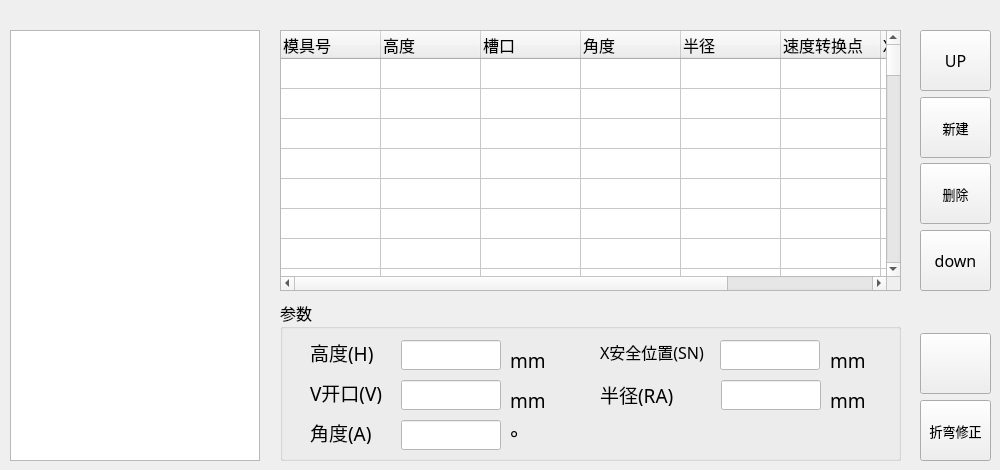
   <widget class="QWidget" name="tab_2">
    <attribute name="icon">
     <iconset resource="A66-appsrc.qrc">
      <normaloff>:/ico/ICO/P1-LOWER.png</normaloff>:/ico/ICO/P1-LOWER.png</iconset>
    </attribute>
    <attribute name="title">
     <string> 下模库     </string>
    </attribute>
    <widget class="QGroupBox" name="groupBox_Up_2">
     <property name="geometry">
      <rect>
       <x>280</x>
       <y>300</y>
       <width>621</width>
       <height>161</height>
      </rect>
     </property>
     <property name="font">
      <font>
       <family>Sans Serif</family>
       <pointsize>12</pointsize>
      </font>
     </property>
     <property name="cursor">
      <cursorShape>ArrowCursor</cursorShape>
     </property>
     <property name="title">
      <string>参数</string>
     </property>
     <widget class="QLabel" name="label_41">
      <property name="geometry">
       <rect>
        <x>230</x>
        <y>50</y>
        <width>41</width>
        <height>21</height>
       </rect>
      </property>
      <property name="font">
       <font>
        <family>Sans Serif</family>
        <pointsize>14</pointsize>
       </font>
      </property>
      <property name="cursor">
       <cursorShape>ArrowCursor</cursorShape>
      </property>
      <property name="text">
       <string>mm</string>
      </property>
      <property name="alignment">
       <set>Qt::AlignLeading|Qt::AlignLeft|Qt::AlignVCenter</set>
      </property>
     </widget>
     <widget class="QLabel" name="label_44">
      <property name="geometry">
       <rect>
        <x>230</x>
        <y>90</y>
        <width>41</width>
        <height>21</height>
       </rect>
      </property>
      <property name="font">
       <font>
        <family>Sans Serif</family>
        <pointsize>14</pointsize>
       </font>
      </property>
      <property name="cursor">
       <cursorShape>ArrowCursor</cursorShape>
      </property>
      <property name="text">
       <string>mm</string>
      </property>
      <property name="alignment">
       <set>Qt::AlignLeading|Qt::AlignLeft|Qt::AlignVCenter</set>
      </property>
     </widget>
     <widget class="QLabel" name="label_45">
      <property name="geometry">
       <rect>
        <x>550</x>
        <y>90</y>
        <width>41</width>
        <height>21</height>
       </rect>
      </property>
      <property name="font">
       <font>
        <family>Sans Serif</family>
        <pointsize>14</pointsize>
       </font>
      </property>
      <property name="cursor">
       <cursorShape>ArrowCursor</cursorShape>
      </property>
      <property name="text">
       <string>mm</string>
      </property>
      <property name="alignment">
       <set>Qt::AlignLeading|Qt::AlignLeft|Qt::AlignVCenter</set>
      </property>
     </widget>
     <widget class="QLabel" name="label_46">
      <property name="geometry">
       <rect>
        <x>550</x>
        <y>50</y>
        <width>41</width>
        <height>21</height>
       </rect>
      </property>
      <property name="font">
       <font>
        <family>Sans Serif</family>
        <pointsize>14</pointsize>
       </font>
      </property>
      <property name="cursor">
       <cursorShape>ArrowCursor</cursorShape>
      </property>
      <property name="text">
       <string>mm</string>
      </property>
      <property name="alignment">
       <set>Qt::AlignLeading|Qt::AlignLeft|Qt::AlignVCenter</set>
      </property>
     </widget>
     <widget class="QLineEdit" name="lineEdit_D_Height">
      <property name="geometry">
       <rect>
        <x>121</x>
        <y>40</y>
        <width>100</width>
        <height>30</height>
       </rect>
      </property>
      <property name="palette">
       <palette>
        <active>
         <colorrole role="Button">
          <brush brushstyle="SolidPattern">
           <color alpha="255">
            <red>255</red>
            <green>255</green>
            <blue>255</blue>
           </color>
          </brush>
         </colorrole>
         <colorrole role="Base">
          <brush brushstyle="SolidPattern">
           <color alpha="255">
            <red>255</red>
            <green>255</green>
            <blue>255</blue>
           </color>
          </brush>
         </colorrole>
         <colorrole role="Window">
          <brush brushstyle="SolidPattern">
           <color alpha="255">
            <red>255</red>
            <green>255</green>
            <blue>255</blue>
           </color>
          </brush>
         </colorrole>
        </active>
        <inactive>
         <colorrole role="Button">
          <brush brushstyle="SolidPattern">
           <color alpha="255">
            <red>255</red>
            <green>255</green>
            <blue>255</blue>
           </color>
          </brush>
         </colorrole>
         <colorrole role="Base">
          <brush brushstyle="SolidPattern">
           <color alpha="255">
            <red>255</red>
            <green>255</green>
            <blue>255</blue>
           </color>
          </brush>
         </colorrole>
         <colorrole role="Window">
          <brush brushstyle="SolidPattern">
           <color alpha="255">
            <red>255</red>
            <green>255</green>
            <blue>255</blue>
           </color>
          </brush>
         </colorrole>
        </inactive>
        <disabled>
         <colorrole role="Button">
          <brush brushstyle="SolidPattern">
           <color alpha="255">
            <red>255</red>
            <green>255</green>
            <blue>255</blue>
           </color>
          </brush>
         </colorrole>
         <colorrole role="Base">
          <brush brushstyle="SolidPattern">
           <color alpha="255">
            <red>255</red>
            <green>255</green>
            <blue>255</blue>
           </color>
          </brush>
         </colorrole>
         <colorrole role="Window">
          <brush brushstyle="SolidPattern">
           <color alpha="255">
            <red>255</red>
            <green>255</green>
            <blue>255</blue>
           </color>
          </brush>
         </colorrole>
        </disabled>
       </palette>
      </property>
      <property name="cursor">
       <cursorShape>ArrowCursor</cursorShape>
      </property>
      <property name="styleSheet">
       <string notr="true">background-color: rgb(255, 255, 255);</string>
      </property>
     </widget>
     <widget class="QLineEdit" name="lineEdit_D_Angle">
      <property name="geometry">
       <rect>
        <x>121</x>
        <y>120</y>
        <width>100</width>
        <height>30</height>
       </rect>
      </property>
      <property name="palette">
       <palette>
        <active>
         <colorrole role="Button">
          <brush brushstyle="SolidPattern">
           <color alpha="255">
            <red>255</red>
            <green>255</green>
            <blue>255</blue>
           </color>
          </brush>
         </colorrole>
         <colorrole role="Base">
          <brush brushstyle="SolidPattern">
           <color alpha="255">
            <red>255</red>
            <green>255</green>
            <blue>255</blue>
           </color>
          </brush>
         </colorrole>
         <colorrole role="Window">
          <brush brushstyle="SolidPattern">
           <color alpha="255">
            <red>255</red>
            <green>255</green>
            <blue>255</blue>
           </color>
          </brush>
         </colorrole>
        </active>
        <inactive>
         <colorrole role="Button">
          <brush brushstyle="SolidPattern">
           <color alpha="255">
            <red>255</red>
            <green>255</green>
            <blue>255</blue>
           </color>
          </brush>
         </colorrole>
         <colorrole role="Base">
          <brush brushstyle="SolidPattern">
           <color alpha="255">
            <red>255</red>
            <green>255</green>
            <blue>255</blue>
           </color>
          </brush>
         </colorrole>
         <colorrole role="Window">
          <brush brushstyle="SolidPattern">
           <color alpha="255">
            <red>255</red>
            <green>255</green>
            <blue>255</blue>
           </color>
          </brush>
         </colorrole>
        </inactive>
        <disabled>
         <colorrole role="Button">
          <brush brushstyle="SolidPattern">
           <color alpha="255">
            <red>255</red>
            <green>255</green>
            <blue>255</blue>
           </color>
          </brush>
         </colorrole>
         <colorrole role="Base">
          <brush brushstyle="SolidPattern">
           <color alpha="255">
            <red>255</red>
            <green>255</green>
            <blue>255</blue>
           </color>
          </brush>
         </colorrole>
         <colorrole role="Window">
          <brush brushstyle="SolidPattern">
           <color alpha="255">
            <red>255</red>
            <green>255</green>
            <blue>255</blue>
           </color>
          </brush>
         </colorrole>
        </disabled>
       </palette>
      </property>
      <property name="cursor">
       <cursorShape>ArrowCursor</cursorShape>
      </property>
      <property name="styleSheet">
       <string notr="true">background-color: rgb(255, 255, 255);</string>
      </property>
     </widget>
     <widget class="QLineEdit" name="lineEdit_D_Radius">
      <property name="geometry">
       <rect>
        <x>441</x>
        <y>80</y>
        <width>100</width>
        <height>30</height>
       </rect>
      </property>
      <property name="palette">
       <palette>
        <active>
         <colorrole role="Button">
          <brush brushstyle="SolidPattern">
           <color alpha="255">
            <red>255</red>
            <green>255</green>
            <blue>255</blue>
           </color>
          </brush>
         </colorrole>
         <colorrole role="Base">
          <brush brushstyle="SolidPattern">
           <color alpha="255">
            <red>255</red>
            <green>255</green>
            <blue>255</blue>
           </color>
          </brush>
         </colorrole>
         <colorrole role="Window">
          <brush brushstyle="SolidPattern">
           <color alpha="255">
            <red>255</red>
            <green>255</green>
            <blue>255</blue>
           </color>
          </brush>
         </colorrole>
        </active>
        <inactive>
         <colorrole role="Button">
          <brush brushstyle="SolidPattern">
           <color alpha="255">
            <red>255</red>
            <green>255</green>
            <blue>255</blue>
           </color>
          </brush>
         </colorrole>
         <colorrole role="Base">
          <brush brushstyle="SolidPattern">
           <color alpha="255">
            <red>255</red>
            <green>255</green>
            <blue>255</blue>
           </color>
          </brush>
         </colorrole>
         <colorrole role="Window">
          <brush brushstyle="SolidPattern">
           <color alpha="255">
            <red>255</red>
            <green>255</green>
            <blue>255</blue>
           </color>
          </brush>
         </colorrole>
        </inactive>
        <disabled>
         <colorrole role="Button">
          <brush brushstyle="SolidPattern">
           <color alpha="255">
            <red>255</red>
            <green>255</green>
            <blue>255</blue>
           </color>
          </brush>
         </colorrole>
         <colorrole role="Base">
          <brush brushstyle="SolidPattern">
           <color alpha="255">
            <red>255</red>
            <green>255</green>
            <blue>255</blue>
           </color>
          </brush>
         </colorrole>
         <colorrole role="Window">
          <brush brushstyle="SolidPattern">
           <color alpha="255">
            <red>255</red>
            <green>255</green>
            <blue>255</blue>
           </color>
          </brush>
         </colorrole>
        </disabled>
       </palette>
      </property>
      <property name="cursor">
       <cursorShape>ArrowCursor</cursorShape>
      </property>
      <property name="styleSheet">
       <string notr="true">background-color: rgb(255, 255, 255);</string>
      </property>
     </widget>
     <widget class="QLineEdit" name="lineEdit_D_V">
      <property name="geometry">
       <rect>
        <x>121</x>
        <y>80</y>
        <width>100</width>
        <height>30</height>
       </rect>
      </property>
      <property name="palette">
       <palette>
        <active>
         <colorrole role="Button">
          <brush brushstyle="SolidPattern">
           <color alpha="255">
            <red>255</red>
            <green>255</green>
            <blue>255</blue>
           </color>
          </brush>
         </colorrole>
         <colorrole role="Base">
          <brush brushstyle="SolidPattern">
           <color alpha="255">
            <red>255</red>
            <green>255</green>
            <blue>255</blue>
           </color>
          </brush>
         </colorrole>
         <colorrole role="Window">
          <brush brushstyle="SolidPattern">
           <color alpha="255">
            <red>255</red>
            <green>255</green>
            <blue>255</blue>
           </color>
          </brush>
         </colorrole>
        </active>
        <inactive>
         <colorrole role="Button">
          <brush brushstyle="SolidPattern">
           <color alpha="255">
            <red>255</red>
            <green>255</green>
            <blue>255</blue>
           </color>
          </brush>
         </colorrole>
         <colorrole role="Base">
          <brush brushstyle="SolidPattern">
           <color alpha="255">
            <red>255</red>
            <green>255</green>
            <blue>255</blue>
           </color>
          </brush>
         </colorrole>
         <colorrole role="Window">
          <brush brushstyle="SolidPattern">
           <color alpha="255">
            <red>255</red>
            <green>255</green>
            <blue>255</blue>
           </color>
          </brush>
         </colorrole>
        </inactive>
        <disabled>
         <colorrole role="Button">
          <brush brushstyle="SolidPattern">
           <color alpha="255">
            <red>255</red>
            <green>255</green>
            <blue>255</blue>
           </color>
          </brush>
         </colorrole>
         <colorrole role="Base">
          <brush brushstyle="SolidPattern">
           <color alpha="255">
            <red>255</red>
            <green>255</green>
            <blue>255</blue>
           </color>
          </brush>
         </colorrole>
         <colorrole role="Window">
          <brush brushstyle="SolidPattern">
           <color alpha="255">
            <red>255</red>
            <green>255</green>
            <blue>255</blue>
           </color>
          </brush>
         </colorrole>
        </disabled>
       </palette>
      </property>
      <property name="cursor">
       <cursorShape>ArrowCursor</cursorShape>
      </property>
      <property name="styleSheet">
       <string notr="true">background-color: rgb(255, 255, 255);</string>
      </property>
     </widget>
     <widget class="QLineEdit" name="lineEdit_D_Speed">
      <property name="geometry">
       <rect>
        <x>440</x>
        <y>40</y>
        <width>100</width>
        <height>30</height>
       </rect>
      </property>
      <property name="palette">
       <palette>
        <active>
         <colorrole role="Button">
          <brush brushstyle="SolidPattern">
           <color alpha="255">
            <red>255</red>
            <green>255</green>
            <blue>255</blue>
           </color>
          </brush>
         </colorrole>
         <colorrole role="Base">
          <brush brushstyle="SolidPattern">
           <color alpha="255">
            <red>255</red>
            <green>255</green>
            <blue>255</blue>
           </color>
          </brush>
         </colorrole>
         <colorrole role="Window">
          <brush brushstyle="SolidPattern">
           <color alpha="255">
            <red>255</red>
            <green>255</green>
            <blue>255</blue>
           </color>
          </brush>
         </colorrole>
        </active>
        <inactive>
         <colorrole role="Button">
          <brush brushstyle="SolidPattern">
           <color alpha="255">
            <red>255</red>
            <green>255</green>
            <blue>255</blue>
           </color>
          </brush>
         </colorrole>
         <colorrole role="Base">
          <brush brushstyle="SolidPattern">
           <color alpha="255">
            <red>255</red>
            <green>255</green>
            <blue>255</blue>
           </color>
          </brush>
         </colorrole>
         <colorrole role="Window">
          <brush brushstyle="SolidPattern">
           <color alpha="255">
            <red>255</red>
            <green>255</green>
            <blue>255</blue>
           </color>
          </brush>
         </colorrole>
        </inactive>
        <disabled>
         <colorrole role="Button">
          <brush brushstyle="SolidPattern">
           <color alpha="255">
            <red>255</red>
            <green>255</green>
            <blue>255</blue>
           </color>
          </brush>
         </colorrole>
         <colorrole role="Base">
          <brush brushstyle="SolidPattern">
           <color alpha="255">
            <red>255</red>
            <green>255</green>
            <blue>255</blue>
           </color>
          </brush>
         </colorrole>
         <colorrole role="Window">
          <brush brushstyle="SolidPattern">
           <color alpha="255">
            <red>255</red>
            <green>255</green>
            <blue>255</blue>
           </color>
          </brush>
         </colorrole>
        </disabled>
       </palette>
      </property>
      <property name="cursor">
       <cursorShape>ArrowCursor</cursorShape>
      </property>
      <property name="styleSheet">
       <string notr="true">background-color: rgb(255, 255, 255);</string>
      </property>
     </widget>
     <widget class="QLabel" name="label_14">
      <property name="geometry">
       <rect>
        <x>30</x>
        <y>40</y>
        <width>90</width>
        <height>24</height>
       </rect>
      </property>
      <property name="font">
       <font>
        <family>Sans Serif</family>
        <pointsize>14</pointsize>
       </font>
      </property>
      <property name="cursor">
       <cursorShape>ArrowCursor</cursorShape>
      </property>
      <property name="text">
       <string>高度(H)</string>
      </property>
      <property name="alignment">
       <set>Qt::AlignLeading|Qt::AlignLeft|Qt::AlignVCenter</set>
      </property>
     </widget>
     <widget class="QLabel" name="label_12">
      <property name="geometry">
       <rect>
        <x>30</x>
        <y>120</y>
        <width>90</width>
        <height>24</height>
       </rect>
      </property>
      <property name="font">
       <font>
        <family>Sans Serif</family>
        <pointsize>14</pointsize>
       </font>
      </property>
      <property name="cursor">
       <cursorShape>ArrowCursor</cursorShape>
      </property>
      <property name="text">
       <string>角度(A)</string>
      </property>
      <property name="alignment">
       <set>Qt::AlignLeading|Qt::AlignLeft|Qt::AlignVCenter</set>
      </property>
     </widget>
     <widget class="QLabel" name="label_11">
      <property name="geometry">
       <rect>
        <x>320</x>
        <y>82</y>
        <width>111</width>
        <height>24</height>
       </rect>
      </property>
      <property name="font">
       <font>
        <family>Sans Serif</family>
        <pointsize>14</pointsize>
       </font>
      </property>
      <property name="cursor">
       <cursorShape>ArrowCursor</cursorShape>
      </property>
      <property name="text">
       <string>半径(RA)</string>
      </property>
      <property name="alignment">
       <set>Qt::AlignLeading|Qt::AlignLeft|Qt::AlignVCenter</set>
      </property>
     </widget>
     <widget class="QLabel" name="label_8">
      <property name="geometry">
       <rect>
        <x>30</x>
        <y>80</y>
        <width>90</width>
        <height>24</height>
       </rect>
      </property>
      <property name="font">
       <font>
        <family>Sans Serif</family>
        <pointsize>14</pointsize>
       </font>
      </property>
      <property name="cursor">
       <cursorShape>ArrowCursor</cursorShape>
      </property>
      <property name="text">
       <string>V开口(V)</string>
      </property>
      <property name="alignment">
       <set>Qt::AlignLeading|Qt::AlignLeft|Qt::AlignVCenter</set>
      </property>
     </widget>
     <widget class="QLabel" name="label_10">
      <property name="geometry">
       <rect>
        <x>320</x>
        <y>40</y>
        <width>111</width>
        <height>24</height>
       </rect>
      </property>
      <property name="font">
       <font>
        <family>Sans Serif</family>
        <pointsize>12</pointsize>
       </font>
      </property>
      <property name="cursor">
       <cursorShape>ArrowCursor</cursorShape>
      </property>
      <property name="text">
       <string>X安全位置(SN)</string>
      </property>
      <property name="alignment">
       <set>Qt::AlignLeading|Qt::AlignLeft|Qt::AlignVCenter</set>
      </property>
     </widget>
     <widget class="QLabel" name="label_58">
      <property name="geometry">
       <rect>
        <x>230</x>
        <y>130</y>
        <width>31</width>
        <height>16</height>
       </rect>
      </property>
      <property name="font">
       <font>
        <pointsize>14</pointsize>
       </font>
      </property>
      <property name="text">
       <string>°</string>
      </property>
     </widget>
    </widget>
    <widget class="QTableWidget" name="tableWidget_LowerMoulds">
     <property name="geometry">
      <rect>
       <x>280</x>
       <y>30</y>
       <width>621</width>
       <height>261</height>
      </rect>
     </property>
     <property name="font">
      <font>
       <pointsize>12</pointsize>
      </font>
     </property>
     <property name="cursor" stdset="0">
      <cursorShape>ArrowCursor</cursorShape>
     </property>
     <property name="frameShadow">
      <enum>QFrame::Sunken</enum>
     </property>
     <property name="midLineWidth">
      <number>1</number>
     </property>
     <property name="verticalScrollBarPolicy">
      <enum>Qt::ScrollBarAsNeeded</enum>
     </property>
     <property name="editTriggers">
      <set>QAbstractItemView::NoEditTriggers</set>
     </property>
     <property name="selectionMode">
      <enum>QAbstractItemView::SingleSelection</enum>
     </property>
     <property name="selectionBehavior">
      <enum>QAbstractItemView::SelectRows</enum>
     </property>
     <property name="showGrid">
      <bool>true</bool>
     </property>
     <property name="sortingEnabled">
      <bool>false</bool>
     </property>
     <property name="cornerButtonEnabled">
      <bool>false</bool>
     </property>
     <property name="rowCount">
      <number>50</number>
     </property>
     <property name="columnCount">
      <number>8</number>
     </property>
     <attribute name="horizontalHeaderCascadingSectionResizes">
      <bool>false</bool>
     </attribute>
     <attribute name="horizontalHeaderDefaultSectionSize">
      <number>100</number>
     </attribute>
     <attribute name="horizontalHeaderMinimumSectionSize">
      <number>23</number>
     </attribute>
     <attribute name="verticalHeaderVisible">
      <bool>false</bool>
     </attribute>
     <attribute name="verticalHeaderDefaultSectionSize">
      <number>30</number>
     </attribute>
     <row/>
     <row/>
     <row/>
     <row/>
     <row/>
     <row/>
     <row/>
     <row/>
     <row/>
     <row/>
     <row/>
     <row/>
     <row/>
     <row/>
     <row/>
     <row/>
     <row/>
     <row/>
     <row/>
     <row/>
     <row/>
     <row/>
     <row/>
     <row/>
     <row/>
     <row/>
     <row/>
     <row/>
     <row/>
     <row/>
     <row/>
     <row/>
     <row/>
     <row/>
     <row/>
     <row/>
     <row/>
     <row/>
     <row/>
     <row/>
     <row/>
     <row/>
     <row/>
     <row/>
     <row/>
     <row/>
     <row/>
     <row/>
     <row/>
     <row/>
     <column>
      <property name="text">
       <string>模具号</string>
      </property>
      <property name="font">
       <font>
        <family>Sans Serif</family>
        <pointsize>12</pointsize>
       </font>
      </property>
      <property name="textAlignment">
       <set>AlignLeft|AlignVCenter</set>
      </property>
     </column>
     <column>
      <property name="text">
       <string>高度</string>
      </property>
      <property name="font">
       <font>
        <pointsize>12</pointsize>
       </font>
      </property>
      <property name="textAlignment">
       <set>AlignLeft|AlignVCenter</set>
      </property>
     </column>
     <column>
      <property name="text">
       <string>槽口</string>
      </property>
      <property name="font">
       <font>
        <family>Sans Serif</family>
        <pointsize>12</pointsize>
       </font>
      </property>
      <property name="textAlignment">
       <set>AlignLeft|AlignVCenter</set>
      </property>
     </column>
     <column>
      <property name="text">
       <string>角度</string>
      </property>
      <property name="font">
       <font>
        <family>Sans Serif</family>
        <pointsize>12</pointsize>
       </font>
      </property>
      <property name="textAlignment">
       <set>AlignLeft|AlignVCenter</set>
      </property>
     </column>
     <column>
      <property name="text">
       <string>半径</string>
      </property>
      <property name="font">
       <font>
        <family>Sans Serif</family>
        <pointsize>12</pointsize>
       </font>
      </property>
      <property name="textAlignment">
       <set>AlignLeft|AlignVCenter</set>
      </property>
     </column>
     <column>
      <property name="text">
       <string>速度转换点</string>
      </property>
      <property name="font">
       <font>
        <family>Sans Serif</family>
        <pointsize>12</pointsize>
       </font>
      </property>
      <property name="textAlignment">
       <set>AlignLeft|AlignVCenter</set>
      </property>
     </column>
     <column>
      <property name="text">
       <string>X轴安全区域</string>
      </property>
      <property name="font">
       <font>
        <family>Sans Serif</family>
        <pointsize>12</pointsize>
       </font>
      </property>
      <property name="textAlignment">
       <set>AlignLeft|AlignVCenter</set>
      </property>
     </column>
     <column>
      <property name="text">
       <string>阻抗</string>
      </property>
      <property name="font">
       <font>
        <family>Sans Serif</family>
        <pointsize>12</pointsize>
       </font>
      </property>
      <property name="textAlignment">
       <set>AlignLeft|AlignVCenter</set>
      </property>
     </column>
     <item row="0" column="0">
      <property name="text">
       <string/>
      </property>
      <property name="font">
       <font>
        <kerning>false</kerning>
       </font>
      </property>
      <property name="textAlignment">
       <set>AlignHCenter|AlignVCenter|AlignCenter</set>
      </property>
     </item>
    </widget>
    <widget class="QGraphicsView" name="graphicsView_D">
     <property name="geometry">
      <rect>
       <x>10</x>
       <y>30</y>
       <width>250</width>
       <height>431</height>
      </rect>
     </property>
     <property name="cursor" stdset="0">
      <cursorShape>ArrowCursor</cursorShape>
     </property>
    </widget>
    <widget class="QLabel" name="label_2">
     <property name="geometry">
      <rect>
       <x>20</x>
       <y>40</y>
       <width>230</width>
       <height>410</height>
      </rect>
     </property>
     <property name="text">
      <string/>
     </property>
     <property name="pixmap">
      <pixmap resource="A66-appsrc.qrc">:/PIC/ICO/LOWER_MOLD.png</pixmap>
     </property>
    </widget>
    <widget class="QToolButton" name="pushButton_Left_3">
     <property name="geometry">
      <rect>
       <x>920</x>
       <y>163</y>
       <width>71</width>
       <height>61</height>
      </rect>
     </property>
     <property name="font">
      <font>
       <family>Sans Serif</family>
       <pointsize>10</pointsize>
      </font>
     </property>
     <property name="text">
      <string>删除</string>
     </property>
     <property name="icon">
      <iconset resource="A66-appsrc.qrc">
       <normaloff>:/ico/ICO/P1-DEL.png</normaloff>:/ico/ICO/P1-DEL.png</iconset>
     </property>
     <property name="iconSize">
      <size>
       <width>36</width>
       <height>36</height>
      </size>
     </property>
     <property name="toolButtonStyle">
      <enum>Qt::ToolButtonTextUnderIcon</enum>
     </property>
    </widget>
    <widget class="QToolButton" name="pushButton_Left_6">
     <property name="geometry">
      <rect>
       <x>920</x>
       <y>400</y>
       <width>71</width>
       <height>61</height>
      </rect>
     </property>
     <property name="font">
      <font>
       <family>Sans Serif</family>
       <pointsize>10</pointsize>
      </font>
     </property>
     <property name="text">
      <string>折弯修正</string>
     </property>
     <property name="icon">
      <iconset resource="A66-appsrc.qrc">
       <normaloff>:/ico/ICO/P1-COMP.png</normaloff>:/ico/ICO/P1-COMP.png</iconset>
     </property>
     <property name="iconSize">
      <size>
       <width>36</width>
       <height>36</height>
      </size>
     </property>
     <property name="toolButtonStyle">
      <enum>Qt::ToolButtonTextUnderIcon</enum>
     </property>
    </widget>
    <widget class="QToolButton" name="pushButton_Left_5">
     <property name="geometry">
      <rect>
       <x>920</x>
       <y>333</y>
       <width>71</width>
       <height>61</height>
      </rect>
     </property>
     <property name="font">
      <font>
       <family>Sans Serif</family>
       <pointsize>10</pointsize>
      </font>
     </property>
     <property name="iconSize">
      <size>
       <width>36</width>
       <height>36</height>
      </size>
     </property>
     <property name="toolButtonStyle">
      <enum>Qt::ToolButtonTextUnderIcon</enum>
     </property>
    </widget>
    <widget class="QToolButton" name="pushButton_Left_4">
     <property name="geometry">
      <rect>
       <x>920</x>
       <y>230</y>
       <width>71</width>
       <height>61</height>
      </rect>
     </property>
     <property name="font">
      <font>
       <family>Sans Serif</family>
       <pointsize>12</pointsize>
      </font>
     </property>
     <property name="text">
      <string>down</string>
     </property>
     <property name="icon">
      <iconset resource="A66-appsrc.qrc">
       <normaloff>:/ico/ICO/P2-DOWN.png</normaloff>:/ico/ICO/P2-DOWN.png</iconset>
     </property>
     <property name="iconSize">
      <size>
       <width>36</width>
       <height>36</height>
      </size>
     </property>
    </widget>
    <widget class="QToolButton" name="pushButton_Left_1">
     <property name="geometry">
      <rect>
       <x>920</x>
       <y>30</y>
       <width>71</width>
       <height>61</height>
      </rect>
     </property>
     <property name="font">
      <font>
       <family>Sans Serif</family>
       <pointsize>12</pointsize>
      </font>
     </property>
     <property name="text">
      <string>UP</string>
     </property>
     <property name="icon">
      <iconset resource="A66-appsrc.qrc">
       <normaloff>:/ico/ICO/P2-UP.png</normaloff>:/ico/ICO/P2-UP.png</iconset>
     </property>
     <property name="iconSize">
      <size>
       <width>36</width>
       <height>36</height>
      </size>
     </property>
     <property name="toolButtonStyle">
      <enum>Qt::ToolButtonIconOnly</enum>
     </property>
    </widget>
    <widget class="QToolButton" name="pushButton_Left_2">
     <property name="geometry">
      <rect>
       <x>920</x>
       <y>97</y>
       <width>71</width>
       <height>61</height>
      </rect>
     </property>
     <property name="font">
      <font>
       <family>Sans Serif</family>
       <pointsize>10</pointsize>
      </font>
     </property>
     <property name="text">
      <string>新建</string>
     </property>
     <property name="icon">
      <iconset resource="A66-appsrc.qrc">
       <normaloff>:/ico/ICO/P1-NEW.png</normaloff>:/ico/ICO/P1-NEW.png</iconset>
     </property>
     <property name="iconSize">
      <size>
       <width>36</width>
       <height>36</height>
      </size>
     </property>
     <property name="toolButtonStyle">
      <enum>Qt::ToolButtonTextUnderIcon</enum>
     </property>
    </widget>
   </widget>
